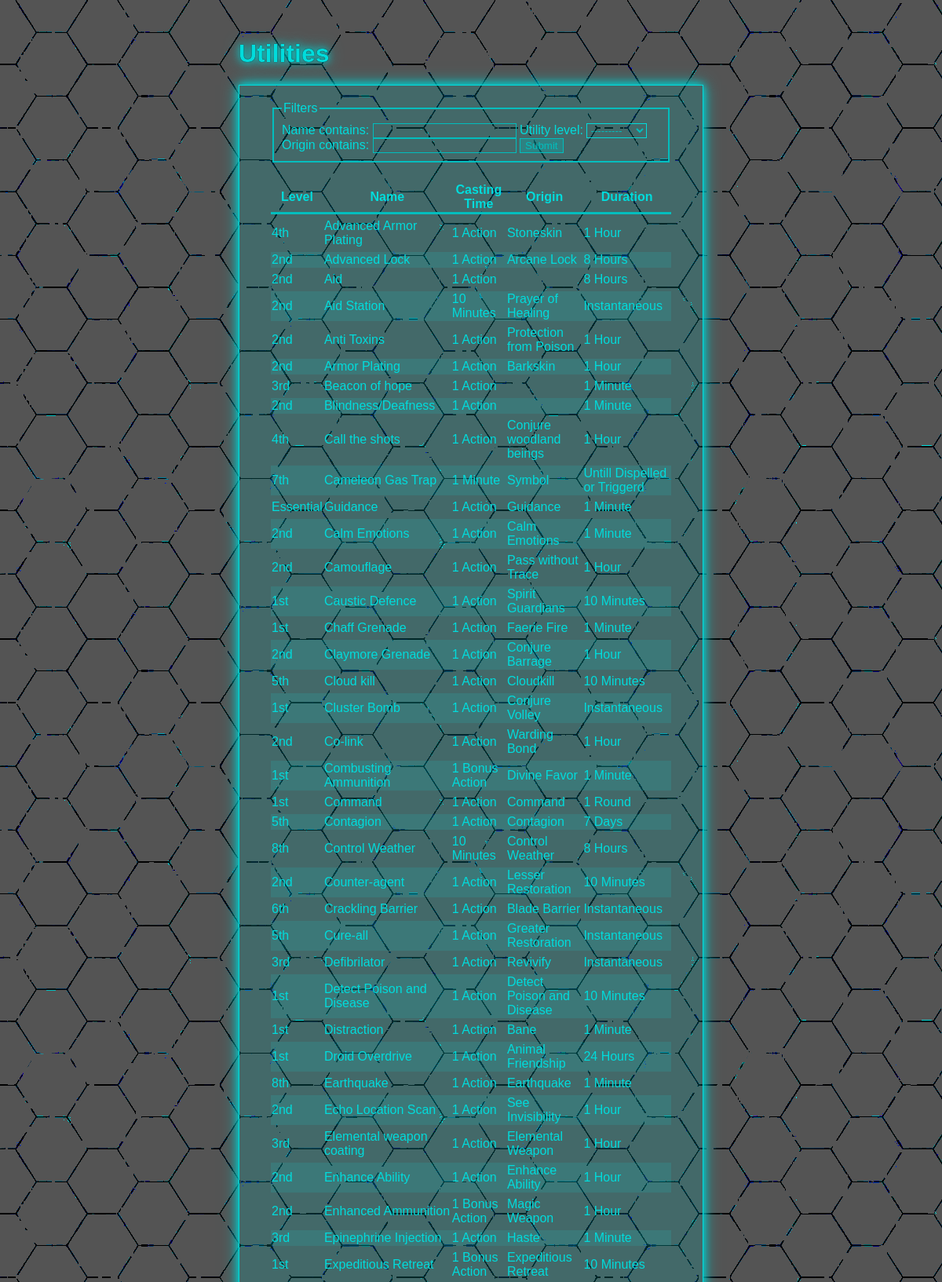
Screenshot of /utilities/ (upper part) with the database file from the repository.
### utilities/models.py (models this page shows, shortened)
class Utility(models.Model):
    name = models.CharField(max_length=50, unique=True)
    description = RichTextField(blank=True)
    at_higher_levels = RichTextField(blank=True)
    ritual = models.BooleanField(default=False)
    utility_level = models.ForeignKey(
        UtilityLevel, models.SET_DEFAULT, default=0)
    casting_time_unit = models.ForeignKey(
        UtilityCastingTimeUnit, models.SET_DEFAULT, default=1)
    casting_time_quantity = models.IntegerField(null=True, default=1)
    reaction_casting_description = models.TextField(blank=True)
    components = models.ManyToManyField(UtilityComponent, blank=True)
    material_components = models.TextField(blank=True)
    range_type = models.ForeignKey(RangeType, models.SET_NULL, null=True)
    range_distance = models.IntegerField(null=True, default=0)
    range_unit = models.ForeignKey(RangeUnit, related_name='untility_range', on_delete=models.SET_NULL, null=True, blank=True)
    aoe = models.ForeignKey(AreaType, on_delete=models.SET_NULL, null=True, blank=True)
    aoe_unit = models.ForeignKey(RangeUnit, related_name='untility_aoe', on_delete=models.SET_NULL, null=True, blank=True)
    aoe_unit_quantity = models.IntegerField(null=True, blank=True)
    duration_type = models.ForeignKey(DurationType, models.SET_NULL, null=True)
    duration_time_unit = models.ForeignKey(
        DurationTimeUnit, on_delete=models.SET_NULL, null=True, blank=True)
    duration_quantity = models.IntegerField(null=True, blank=True)
    origin = models.CharField(max_length=25, blank=True)
    origin_link = models.URLField(blank=True)
    class Meta:
        verbose_name_plural = 'Utilities'

class UtilityLevel(models.Model):
    id = models.IntegerField(primary_key=True)
    level = models.CharField(max_length=10)
    def __str__(self):
        return self.level

class UtilityCastingTimeUnit(models.Model):
    unit = models.CharField(max_length=15)
    def __str__(self):
        return self.unit

class DurationTimeUnit(models.Model):
    unit = models.CharField(max_length=10)
    abbreviation = models.CharField(max_length=10, blank=True, null=True)
    def __str__(self):
        return self.unit

class DurationType(models.Model):
    type = models.CharField(max_length=30)
    def __str__(self):
        return self.type

### utilities/views.py (the view)
# urls.py: path('', views.utility_list, name='utility_list'),
def utility_list(request):
    utilities = Utility.objects.all()
    utilities_filter = UtilityFilter(request.GET, queryset=utilities)
    context = {
        'utilities_filter': utilities_filter
    }
    return render(request, "utilities/utility_list.html", context)

### utilities/templates/utilities/utility_list.html
{% extends 'utilities/base.html' %}
{% block 'header' %}
<h1>Utilities</h1>
{% endblock 'header' %}
{% block 'content' %}
<div>
  <form method="get">
    <fieldset>
      <legend>Filters</legend>
      {{ utilities_filter.form }}
      <button>Submit</button>
    </fieldset>
  </form>
</div>
  {% if utilities_filter.qs %}
  <table class="tlink">
    <thead>
      <tr>
        <th>Level</th>
        <th>Name</th>
        <th class="sm">Casting Time</th>
        <th class="md">Origin</th>
        <th class="md">Duration</th>
      </tr>
    </thead>
    <tbody>
      {% for utility in utilities_filter.qs %}
      <tr class="data-href" onclick="javascript:window.location.href=`{% url 'detail' utility.id %}`; return false;">
        <td>{{ utility.utility_level }}</td>
        <td>{{ utility.name }}</td>
        <td class="sm">{{ utility.casting_time_quantity }} {{ utility.casting_time_unit }}{% if utility.casting_time_quantity > 1 %}s{% endif %}</td>
        <td class="md">{{ utility.origin }}</td>
        {% if utility.duration_type.type == "Time" or utility.duration_type.type == "Consentration" %}
        <td class="md">{{ utility.duration_quantity }} {{ utility.duration_time_unit }}{% if utility.duration_quantity > 1 %}s{% endif %}</td>
        {% else %}
        <td class="md">{{ utility.duration_type }}</td>
        {% endif %}
      </tr>
      {% endfor %}
    </tbody>
  </table>
  {% else %}
  <p>No utility found.</p>
  {% endif %}
{% endblock 'content' %}

### utilities/static/utilities/style.css (style rules this page uses)
:root { --color-white: rgba(255,255,255,1); --color-Damn-Light: rgba(0,220,220,1); --color-Light: rgba(0,190,190,1); --color-Dark: rgba(60,60,60,1); --color-Black: rgba(33,33,33,1); --font-Size: 18px; }
body { background-image: url("hexgrid_gray_hex_effect.png"); background-attachment: fixed; font-family: 'Rajdhani', sans-serif; }
h1 { text-shadow: 0 0 1px black, 0 0 10px var(--color-Damn-Light), 0 0 20px var(--color-Light); }
.container * { outline: none; }
table { border-collapse: separate; border-spacing: 0px 5px; width: 100%; }
th { font-weight: bold; text-align: center; border-bottom: solid #00bebe; }
tbody > tr:nth-child(odd) { background: none; transition: .3s; }
tbody > tr:nth-child(even) { background: rgba(0, 255, 255, 0.1); transition: .3s; }
.data-href { cursor: pointer; }
fieldset { border: 2px solid var(--color-Light); padding: 10px; justify-content: space-between; margin-bottom: 20px; }
input[type=text] { border: 1px solid rgba(0,190,190,1); background: transparent; color: var(--color-Light); }
select { background: transparent; box-shadow: none; border: 1px solid var(--color-Damn-Light); color: var(--color-Light); }
button { overflow: hidden; position: relative; border: 1px solid var(--color-Light); background: rgba(0,190,190,0.3); color: var(--color-Light); }

### rows the page displays
Utility: utility_level "4th", name "Advanced Armor Plating", casting_time_quantity "1", casting_time_unit "Action", origin "Stoneskin", duration_quantity "1", duration_time_unit "Hour"
Utility: utility_level "2nd", name "Advanced Lock", casting_time_quantity "1", casting_time_unit "Action", origin "Arcane Lock", duration_quantity "8", duration_time_unit "Hour"
Utility: utility_level "2nd", name "Aid", casting_time_quantity "1", casting_time_unit "Action", duration_quantity "8", duration_time_unit "Hour"
Utility: utility_level "2nd", name "Aid Station", casting_time_quantity "10", casting_time_unit "Minute", origin "Prayer of Healing", duration_type "Instantaneous"
Utility: utility_level "2nd", name "Anti Toxins", casting_time_quantity "1", casting_time_unit "Action", origin "Protection from Poison", duration_quantity "1", duration_time_unit "Hour"
Utility: utility_level "2nd", name "Armor Plating", casting_time_quantity "1", casting_time_unit "Action", origin "Barkskin", duration_quantity "1", duration_time_unit "Hour"
Utility: utility_level "3rd", name "Beacon of hope", casting_time_quantity "1", casting_time_unit "Action", duration_quantity "1", duration_time_unit "Minute"
Utility: utility_level "2nd", name "Blindness/Deafness", casting_time_quantity "1", casting_time_unit "Action", duration_quantity "1", duration_time_unit "Minute"
Utility: utility_level "4th", name "Call the shots", casting_time_quantity "1", casting_time_unit "Action", origin "Conjure woodland beings", duration_quantity "1", duration_time_unit "Hour"
Utility: utility_level "7th", name "Cameleon Gas Trap", casting_time_quantity "1", casting_time_unit "Minute", origin "Symbol", duration_type "Untill Dispelled or Triggerd"
Utility: utility_level "Essential", name "Guidance", casting_time_quantity "1", casting_time_unit "Action", origin "Guidance", duration_quantity "1", duration_time_unit "Minute"
Utility: utility_level "2nd", name "Calm Emotions", casting_time_quantity "1", casting_time_unit "Action", origin "Calm Emotions", duration_quantity "1", duration_time_unit "Minute"
Utility: utility_level "2nd", name "Camouflage", casting_time_quantity "1", casting_time_unit "Action", origin "Pass without Trace", duration_quantity "1", duration_time_unit "Hour"
Utility: utility_level "1st", name "Caustic Defence", casting_time_quantity "1", casting_time_unit "Action", origin "Spirit Guardians", duration_quantity "10", duration_time_unit "Minute"
Utility: utility_level "1st", name "Chaff Grenade", casting_time_quantity "1", casting_time_unit "Action", origin "Faerie Fire", duration_quantity "1", duration_time_unit "Minute"
Utility: utility_level "2nd", name "Claymore Grenade", casting_time_quantity "1", casting_time_unit "Action", origin "Conjure Barrage", duration_quantity "1", duration_time_unit "Hour"
Utility: utility_level "5th", name "Cloud kill", casting_time_quantity "1", casting_time_unit "Action", origin "Cloudkill", duration_quantity "10", duration_time_unit "Minute"
Utility: utility_level "1st", name "Cluster Bomb", casting_time_quantity "1", casting_time_unit "Action", origin "Conjure Volley", duration_type "Instantaneous"
Utility: utility_level "2nd", name "Co-link", casting_time_quantity "1", casting_time_unit "Action", origin "Warding Bond", duration_quantity "1", duration_time_unit "Hour"
Utility: utility_level "1st", name "Combusting Ammunition", casting_time_quantity "1", casting_time_unit "Bonus Action", origin "Divine Favor", duration_quantity "1", duration_time_unit "Minute"
Utility: utility_level "1st", name "Command", casting_time_quantity "1", casting_time_unit "Action", origin "Command", duration_quantity "1", duration_time_unit "Round"
Utility: utility_level "5th", name "Contagion", casting_time_quantity "1", casting_time_unit "Action", origin "Contagion", duration_quantity "7", duration_time_unit "Day"
Utility: utility_level "8th", name "Control Weather", casting_time_quantity "10", casting_time_unit "Minute", origin "Control Weather", duration_quantity "8", duration_time_unit "Hour"
Utility: utility_level "2nd", name "Counter-agent", casting_time_quantity "1", casting_time_unit "Action", origin "Lesser Restoration", duration_quantity "10", duration_time_unit "Minute"
Utility: utility_level "6th", name "Crackling Barrier", casting_time_quantity "1", casting_time_unit "Action", origin "Blade Barrier", duration_type "Instantaneous"
Utility: utility_level "5th", name "Cure-all", casting_time_quantity "1", casting_time_unit "Action", origin "Greater Restoration", duration_type "Instantaneous"
Utility: utility_level "3rd", name "Defibrilator", casting_time_quantity "1", casting_time_unit "Action", origin "Revivify", duration_type "Instantaneous"
Utility: utility_level "1st", name "Detect Poison and Disease", casting_time_quantity "1", casting_time_unit "Action", origin "Detect Poison and Disease", duration_quantity "10", duration_time_unit "Minute"
Utility: utility_level "1st", name "Distraction", casting_time_quantity "1", casting_time_unit "Action", origin "Bane", duration_quantity "1", duration_time_unit "Minute"
Utility: utility_level "1st", name "Droid Overdrive", casting_time_quantity "1", casting_time_unit "Action", origin "Animal Friendship", duration_quantity "24", duration_time_unit "Hour"
Utility: utility_level "8th", name "Earthquake", casting_time_quantity "1", casting_time_unit "Action", origin "Earthquake", duration_quantity "1", duration_time_unit "Minute"
Utility: utility_level "2nd", name "Echo Location Scan", casting_time_quantity "1", casting_time_unit "Action", origin "See Invisibility", duration_quantity "1", duration_time_unit "Hour"
Utility: utility_level "3rd", name "Elemental weapon coating", casting_time_quantity "1", casting_time_unit "Action", origin "Elemental Weapon", duration_quantity "1", duration_time_unit "Hour"
Utility: utility_level "2nd", name "Enhance Ability", casting_time_quantity "1", casting_time_unit "Action", origin "Enhance Ability", duration_quantity "1", duration_time_unit "Hour"
Utility: utility_level "2nd", name "Enhanced Ammunition", casting_time_quantity "1", casting_time_unit "Bonus Action", origin "Magic Weapon", duration_quantity "1", duration_time_unit "Hour"
Utility: utility_level "3rd", name "Epinephrine Injection", casting_time_quantity "1", casting_time_unit "Action", origin "Haste", duration_quantity "1", duration_time_unit "Minute"
Utility: utility_level "1st", name "Expeditious Retreat", casting_time_quantity "1", casting_time_unit "Bonus Action", origin "Expeditious Retreat", duration_quantity "10", duration_time_unit "Minute"
